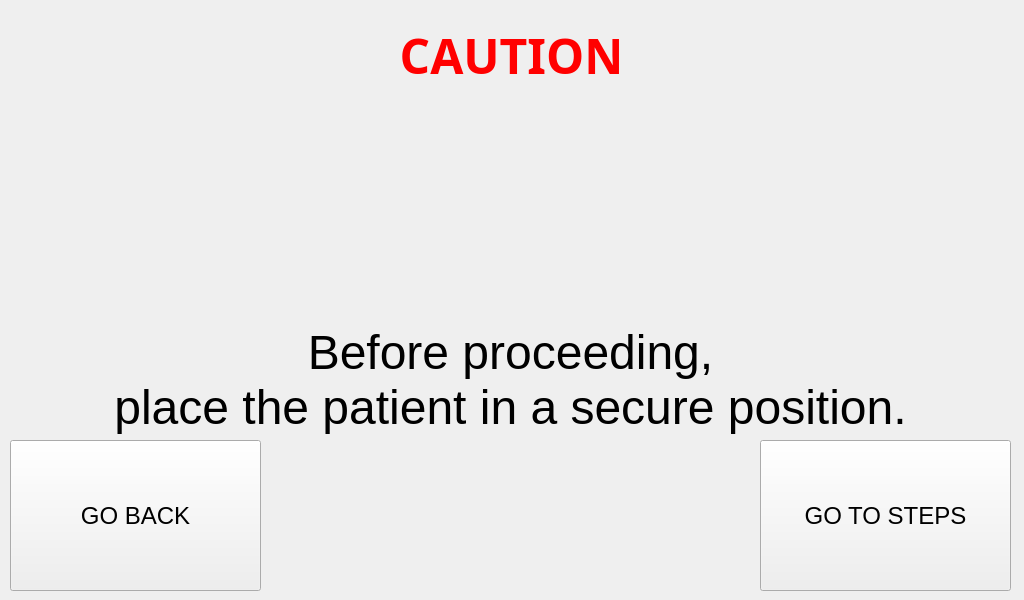
<?xml version="1.0" encoding="UTF-8"?>
<ui version="4.0">
 <class>before_procedures</class>
 <widget class="QMainWindow" name="before_procedures">
  <property name="geometry">
   <rect>
    <x>0</x>
    <y>0</y>
    <width>1024</width>
    <height>600</height>
   </rect>
  </property>
  <property name="minimumSize">
   <size>
    <width>1024</width>
    <height>600</height>
   </size>
  </property>
  <property name="maximumSize">
   <size>
    <width>1024</width>
    <height>600</height>
   </size>
  </property>
  <property name="windowTitle">
   <string>Step 1 Procedure</string>
  </property>
  <widget class="QWidget" name="centralwidget">
   <widget class="QLabel" name="title_step">
    <property name="geometry">
     <rect>
      <x>6</x>
      <y>20</y>
      <width>1011</width>
      <height>71</height>
     </rect>
    </property>
    <property name="font">
     <font>
      <family>Unispace</family>
      <pointsize>18</pointsize>
      <weight>75</weight>
      <bold>true</bold>
     </font>
    </property>
    <property name="text">
     <string>&lt;html&gt;&lt;head/&gt;&lt;body&gt;&lt;p align=&quot;center&quot;&gt;&lt;span style=&quot; font-size:36pt; color:#ff0000;&quot;&gt;CAUTION&lt;/span&gt;&lt;/p&gt;&lt;/body&gt;&lt;/html&gt;</string>
    </property>
    <property name="alignment">
     <set>Qt::AlignCenter</set>
    </property>
   </widget>
   <widget class="QLabel" name="text_steps">
    <property name="geometry">
     <rect>
      <x>20</x>
      <y>320</y>
      <width>981</width>
      <height>121</height>
     </rect>
    </property>
    <property name="font">
     <font>
      <pointsize>14</pointsize>
     </font>
    </property>
    <property name="text">
     <string>&lt;html&gt;&lt;head/&gt;&lt;body&gt;&lt;p align=&quot;center&quot;&gt;&lt;span style=&quot; font-family:'Calibri'; font-size:36pt; color:#000000;&quot;&gt;Before proceeding,&lt;br/&gt;place the patient in a secure position.&lt;/span&gt;&lt;/p&gt;&lt;/body&gt;&lt;/html&gt;</string>
    </property>
   </widget>
   <widget class="QLabel" name="gif_player_label">
    <property name="geometry">
     <rect>
      <x>330</x>
      <y>80</y>
      <width>360</width>
      <height>240</height>
     </rect>
    </property>
    <property name="minimumSize">
     <size>
      <width>360</width>
      <height>240</height>
     </size>
    </property>
    <property name="maximumSize">
     <size>
      <width>360</width>
      <height>240</height>
     </size>
    </property>
    <property name="font">
     <font>
      <family>Unispace</family>
      <pointsize>16</pointsize>
      <weight>75</weight>
      <bold>true</bold>
     </font>
    </property>
    <property name="lineWidth">
     <number>1</number>
    </property>
    <property name="text">
     <string/>
    </property>
    <property name="alignment">
     <set>Qt::AlignCenter</set>
    </property>
   </widget>
   <widget class="QPushButton" name="goto_steps_button">
    <property name="geometry">
     <rect>
      <x>760</x>
      <y>440</y>
      <width>251</width>
      <height>151</height>
     </rect>
    </property>
    <property name="font">
     <font>
      <pointsize>18</pointsize>
     </font>
    </property>
    <property name="cursor">
     <cursorShape>PointingHandCursor</cursorShape>
    </property>
    <property name="text">
     <string>GO TO STEPS</string>
    </property>
   </widget>
   <widget class="QPushButton" name="go_back_button">
    <property name="geometry">
     <rect>
      <x>10</x>
      <y>440</y>
      <width>251</width>
      <height>151</height>
     </rect>
    </property>
    <property name="font">
     <font>
      <pointsize>18</pointsize>
     </font>
    </property>
    <property name="text">
     <string>GO BACK</string>
    </property>
   </widget>
  </widget>
 </widget>
 <resources/>
 <connections/>
</ui>
